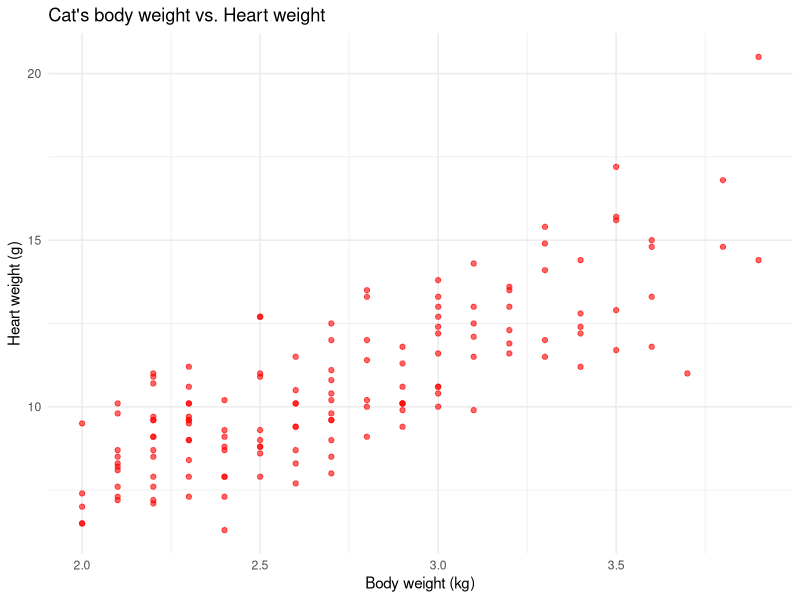
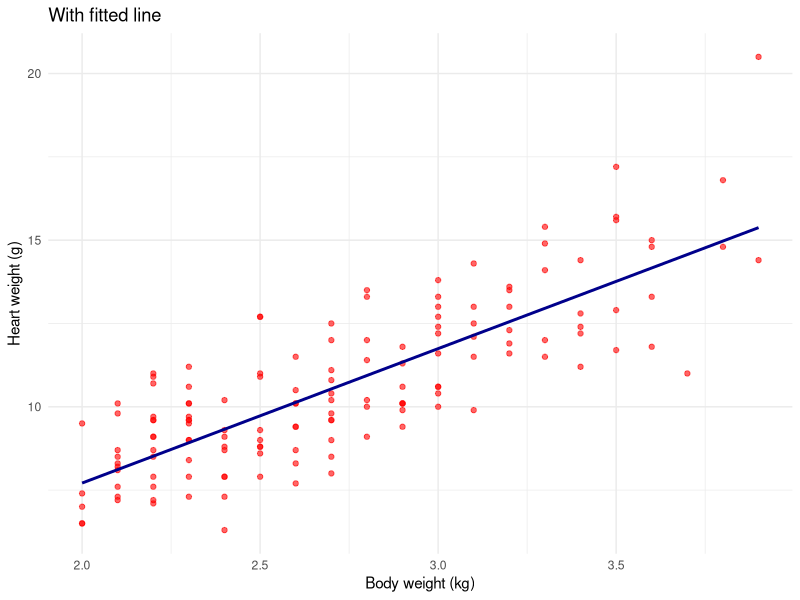
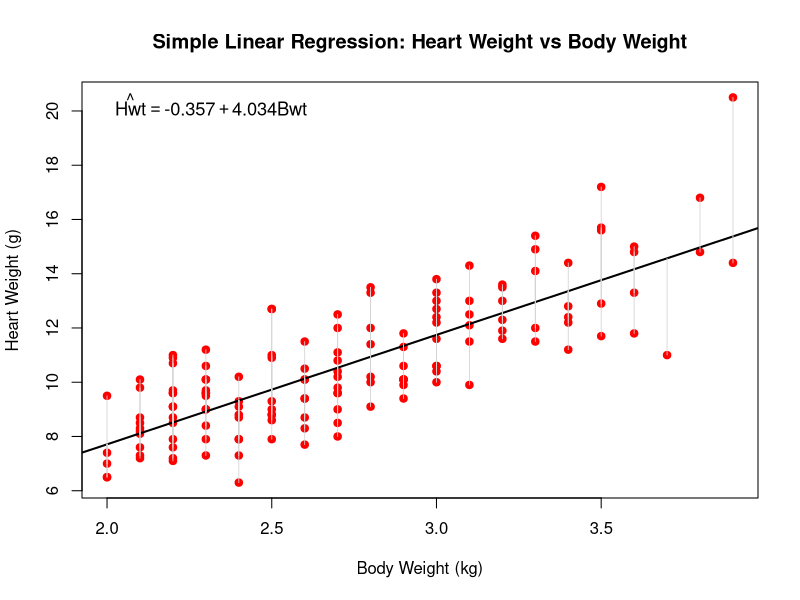

The R script that drew these images, in order:
## ---- chunk 1
#| warning: false
#| message: false

library(ggplot2)
library(MASS)
library(patchwork)

# Plot 1: Simple scatter plot
p1 <- ggplot(cats, aes(x = Bwt, y = Hwt)) +
  geom_point(color = "red", alpha = 0.6) +
  labs(x = "Body weight (kg)",
       y = "Heart weight (g)",
       title = "Cat's body weight vs. Heart weight") +
  theme_minimal()


p1 
## ---- chunk 2
cor(cats$Bwt,cats$Hwt)

## ---- chunk 3
#| echo: false
#| warning: false
#| message: false
# Plot 2: Scatter + fitted line only
p2 <- ggplot(cats, aes(x = Bwt, y = Hwt)) +
  geom_point(color = "red", alpha = 0.6) +
  geom_smooth(method = "lm", se = FALSE,
              color = "darkblue", linewidth = 1) +
  labs(x = "Body weight (kg)",
       y = "Heart weight (g)",
       title = "With fitted line") +
  theme_minimal()

# Display side by side
p2
## ---- chunk 4
model1 <- lm(Hwt ~ Bwt, data = cats)
model1

## ---- chunk 5
summary(model1)
## ---- chunk 6
#| echo: false
# Fitted values
fitted_vals <- fitted(model1)

plot(cats$Bwt, cats$Hwt,
     col = "red", pch = 19,
     xlab = "Body Weight (kg)",
     ylab = "Heart Weight (g)",
     main = "Simple Linear Regression: Heart Weight vs Body Weight")

# Fitted line
abline(model1, col = "black", lwd = 2)

# Vertical lines from each point to the fitted line (residuals)
segments(cats$Bwt, cats$Hwt,
         cats$Bwt, fitted_vals,
         col = "lightgrey", lwd = 0.8)

# Extract coefficients
b0 <- round(coef(model1)[1], 3)
b1 <- round(coef(model1)[2], 3)

# Add label to plot
legend("topleft",
       legend = bquote(hat(Hwt) == .(b0) + .(b1) * Bwt),
       bty = "n",
       cex = 1.1)
## ---- chunk 7
confint(model1)
